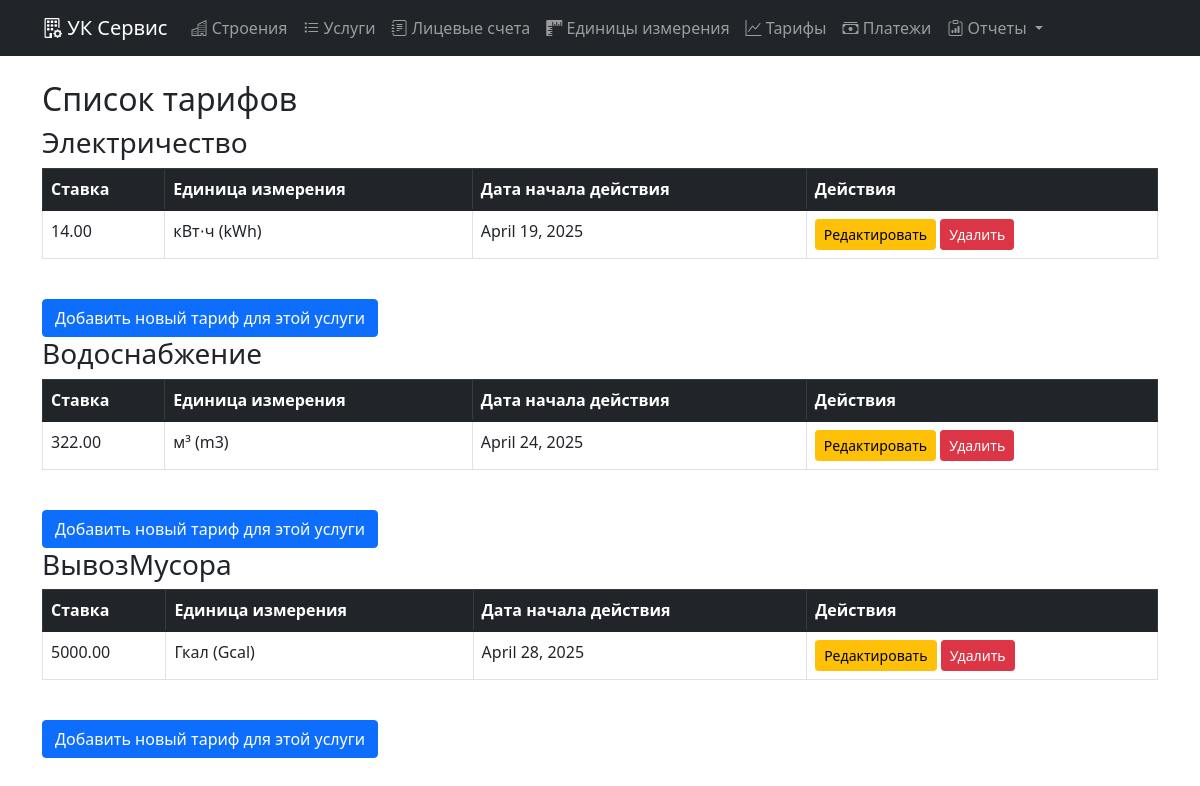
Screenshot of /tariff_list/ with the database file from the repository.
### main/models.py (models this page shows, shortened)
class Service(models.Model):
    SERVICE_TYPES = (
        ('fixed', 'Постоянный'),
        ('variable', 'Переменный'),
    )
    name = models.CharField("Название", max_length=100, unique=True)
    type = models.CharField("Тип", max_length=10, choices=SERVICE_TYPES)
    units = models.ManyToManyField(Unit, blank=True, through='ServiceUnit')

class Tariff(models.Model):
    service = models.ForeignKey(Service, on_delete=models.CASCADE, related_name='tariffs')
    unit = models.ForeignKey(Unit, on_delete=models.CASCADE, null=True, blank=True,)
    rate = models.DecimalField("Тариф", max_digits=10, decimal_places=2)
    start_date = models.DateField("Дата начала действия")
    class Meta:
        ordering = ['-start_date']

class Unit(models.Model):
    name = models.CharField("Единица измерения", max_length=20)
    code = models.CharField("Код", max_length=10, unique=True)
    def __str__(self):
        return f"{self.name} ({self.code})"

### main/views.py (the view)
# urls.py: path('tariff_list/', views.tariff_list, name='tariff_list'),
def tariff_list(request):
    services = Service.objects.all()  # Получаем все услуги
    return render(request, 'tariff_list.html', {'services': services})

### templates/tariff_list.html
{% extends 'base.html' %}
{% block content %}
<h2>Список тарифов</h2>
{% for service in services %}
  <h3>{{ service.name }}</h3>
  <table class="table table-bordered">
    <thead class="table-dark">
      <tr>
        <th>Ставка</th>
        <th>Единица измерения</th>
        <th>Дата начала действия</th>
        <th>Действия</th>
      </tr>
    </thead>
    <tbody>
      {% for tariff in service.tariffs.all %}
        <tr>
          <td>{{ tariff.rate }}</td>
          <td>{{ tariff.unit }}</td>
          <td>{{ tariff.start_date }}</td>
          <td>
            <a href="{% url 'edit_tariff' tariff.id %}" class="btn btn-warning btn-sm">Редактировать</a>
            <a href="{% url 'delete_tariff' tariff.id %}" class="btn btn-danger btn-sm" onclick="return confirm('Вы уверены, что хотите удалить этот тариф?');">Удалить</a>
          </td>
        </tr>
      {% empty %}
        <tr>
          <td colspan="4">Нет тарифов для этой услуги</td>
        </tr>
      {% endfor %}
    </tbody>
  </table>
  <a href="{% url 'add_tariff' service.id %}" class="btn btn-primary mt-4">Добавить новый тариф для этой услуги</a>
{% endfor %}
{% endblock %}

### rows the page displays
Service: name "Электричество"
Tariff: rate "14.00", unit "кВт⋅ч (kWh)", start_date "April 19, 2025"
Service: name "Водоснабжение"
Tariff: rate "322.00", unit "м³ (m3)", start_date "April 24, 2025"
Service: name "ВывозМусора"
Tariff: rate "5000.00", unit "Гкал (Gcal)", start_date "April 28, 2025"
